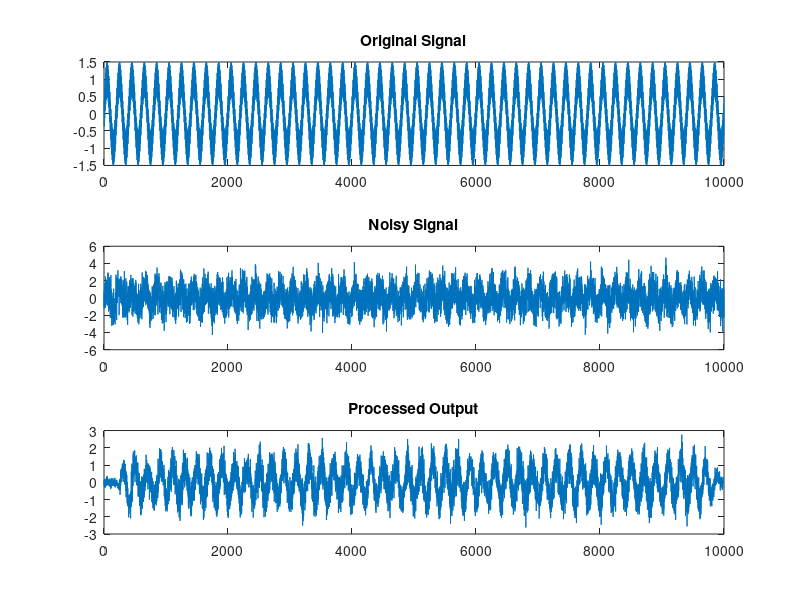

MATLAB code to generate this figure:
% Set up our noisy signal as x_in
len = 10000;
t = (1:len);
x_in_noiseless = 0.5 * cos(t * pi / 4) + sin(t * pi / 100);
x_in = x_in_noiseless + randn(1, len);
y_out = 0 * x_in;

% N and overlap
N = 512;
overlap = 256;

% Partition data into samples size N overlapping by overlap
x = buffer(x_in, N, overlap);

% Get dimensions
[N_samps, N_frames] = size(x);

% Extends Hann filter array and times by x
x_w = repmat(hanning(N), 1, N_frames) .* x;

% Define the noise power spectrum
noise_power_spectrum = abs(fft(randn(N, N_frames))).^2;

y_w = zeros(N, N_frames-2);  % Initialize y_w with appropriate size

for frame_no = 1:N_frames-2
    % Convert items in next frame to frequency domain
    X_w(:, frame_no) = fft(x_w(:, frame_no));
    
    % Estimate the power spectrum of the clean signal using Wiener filter
    clean_power_spectrum = abs(X_w(:, frame_no)).^2 - noise_power_spectrum(:, frame_no);
    clean_power_spectrum = max(clean_power_spectrum, 0); % Ensure non-negativity
    
    % Apply Wiener filter to obtain the estimated clean signal spectrum
    estimated_clean_spectrum = X_w(:, frame_no) .* (clean_power_spectrum ./ (clean_power_spectrum + noise_power_spectrum(:, frame_no)));
    
    % Set the phase of the estimated clean signal spectrum same as the original signal
    estimated_clean_spectrum = abs(estimated_clean_spectrum) .* exp(1i * angle(X_w(:, frame_no)));
    
    % Convert the estimated clean spectrum back to time domain
    y_w(:, frame_no) = ifft(estimated_clean_spectrum);
end

% Overlap and add to the output signal
for frame_no = 1:N_frames-2
    y_out((frame_no-1)*overlap+1:(frame_no-1)*overlap+N) = ...
        y_out((frame_no-1)*overlap+1:(frame_no-1)*overlap+N) + y_w(:, frame_no)';
end

% Plot the original signal, noisy signal, and processed output
subplot(3, 1, 1);
plot(t, x_in_noiseless);
title('Original Signal');

subplot(3, 1, 2);
plot(t, x_in);
title('Noisy Signal');

subplot(3, 1, 3);
plot(t, real(y_out));
title('Processed Output');
